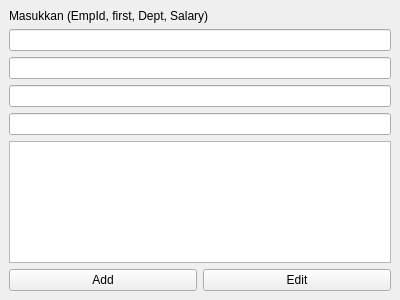
<?xml version="1.0" encoding="UTF-8"?>
<ui version="4.0">
 <class>MainWindow</class>
 <widget class="QMainWindow" name="MainWindow">
  <property name="geometry">
   <rect>
    <x>0</x>
    <y>0</y>
    <width>400</width>
    <height>300</height>
   </rect>
  </property>
  <property name="windowTitle">
   <string>SQLite Qt App</string>
  </property>
  <widget class="QWidget" name="centralwidget">
   <layout class="QVBoxLayout" name="verticalLayout">
    <item>
     <widget class="QLabel" name="label">
      <property name="text">
       <string>Masukkan (EmpId, first, Dept, Salary) </string>
      </property>
     </widget>
    </item>
    <item>
     <widget class="QLineEdit" name="EmpId_lineEdit"/>
    </item>
    <item>
     <widget class="QLineEdit" name="FirstName_lineEdit"/>
    </item>
    <item>
     <widget class="QLineEdit" name="Dept_lineEdit"/>
    </item>
    <item>
     <widget class="QLineEdit" name="Salary_lineEdit"/>
    </item>
    <item>
     <widget class="QTableView" name="tableView"/>
    </item>
    <item>
     <layout class="QHBoxLayout" name="horizontalLayout">
      <item>
       <widget class="QPushButton" name="addButton">
        <property name="text">
         <string>Add</string>
        </property>
       </widget>
      </item>
      <item>
       <widget class="QPushButton" name="editButton">
        <property name="text">
         <string>Edit</string>
        </property>
       </widget>
      </item>
     </layout>
    </item>
   </layout>
  </widget>
 </widget>
 <resources/>
 <connections/>
</ui>
